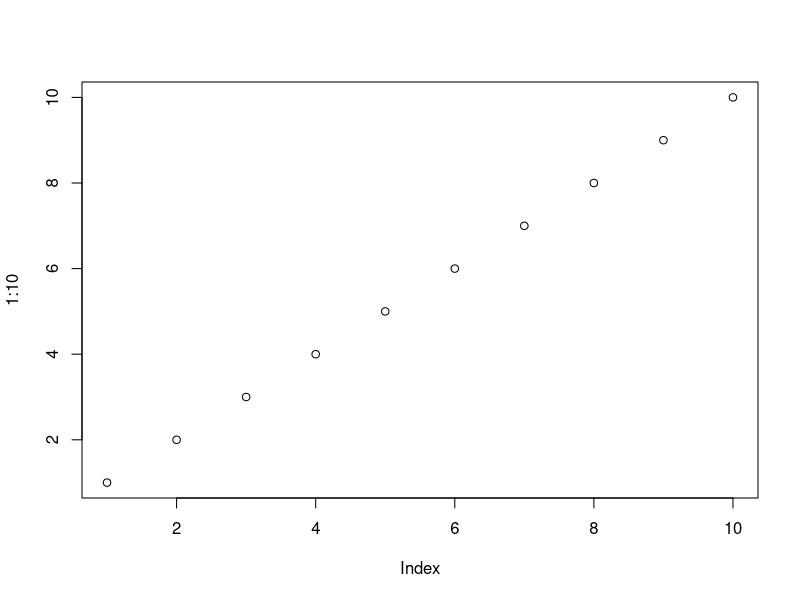
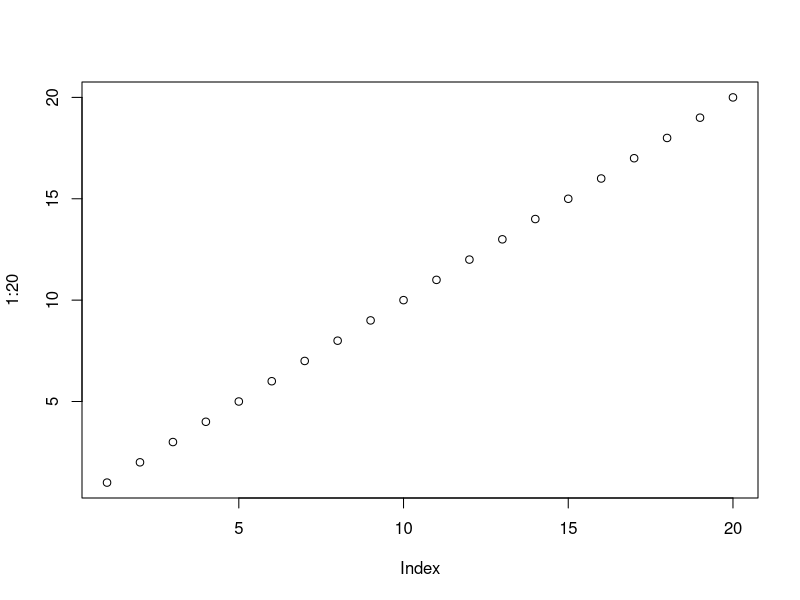

The R script that drew these images, in order: (Note: this script raises an error after producing the figures.)
plot(1:10)

plot(1:20)

data <- read.table("data.txt",stringsAsFactors = F)

data2 <- data[data[,1]=="B",]

write.csv(data2,"data.txt")

png("testing.png")

plot(1:100)

dev.off()